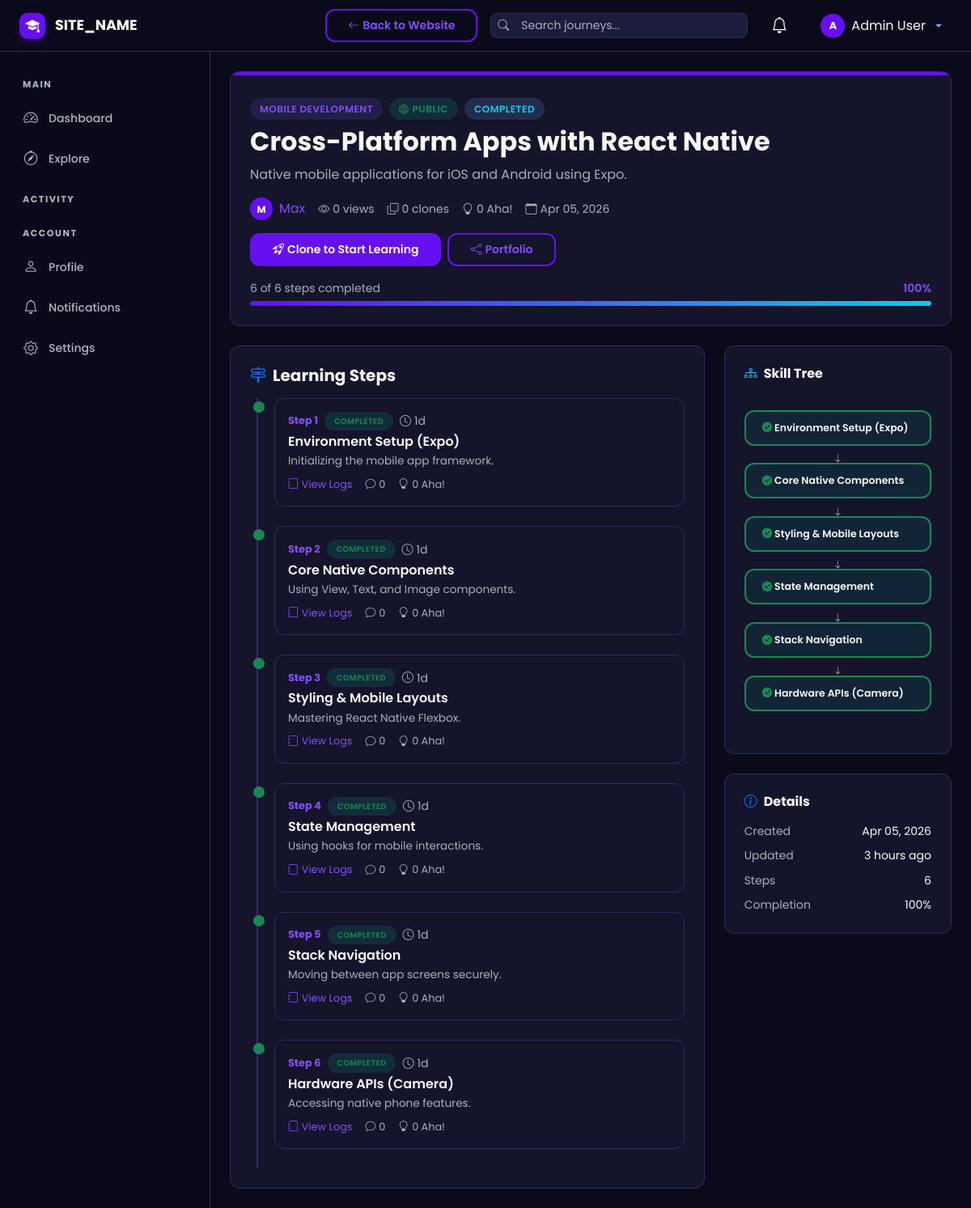
/journey/view.php?id=5 (signed in), run on an earlier commit of the app's database.
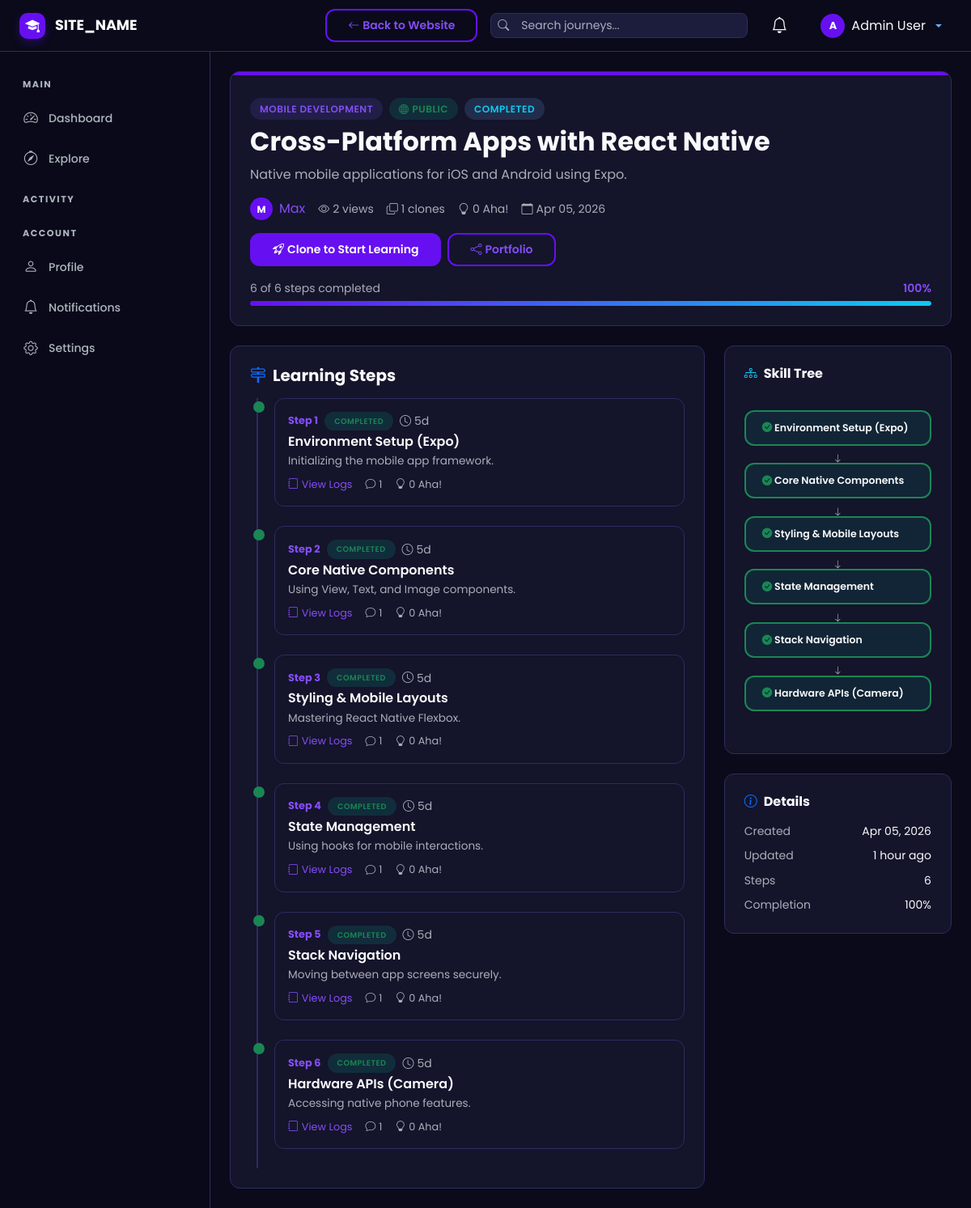
And on a later commit of the database.
### tables this page shows
CREATE TABLE `journeys` (
  `id` int UNSIGNED NOT NULL,
  `user_id` int UNSIGNED NOT NULL,
  `title` varchar(255) NOT NULL,
  `slug` varchar(255) NOT NULL,
  `description` text,
  `category_id` int UNSIGNED DEFAULT NULL,
  `visibility` enum('public','private') NOT NULL DEFAULT 'public',
  `status` enum('active','completed','archived') NOT NULL DEFAULT 'active',
  `is_featured` tinyint(1) NOT NULL DEFAULT '0',
  `total_steps` int UNSIGNED NOT NULL DEFAULT '0',
  `completed_steps` int UNSIGNED NOT NULL DEFAULT '0',
  `clone_count` int UNSIGNED NOT NULL DEFAULT '0',
  `view_count` int UNSIGNED NOT NULL DEFAULT '0',
  `created_at` datetime NOT NULL DEFAULT CURRENT_TIMESTAMP,
  `updated_at` datetime NOT NULL DEFAULT CURRENT_TIMESTAMP ON UPDATE CURRENT_TIMESTAMP
);

CREATE TABLE `steps` (
  `id` int UNSIGNED NOT NULL,
  `journey_id` int UNSIGNED NOT NULL,
  `step_number` int UNSIGNED NOT NULL,
  `title` varchar(255) NOT NULL,
  `description` text,
  `status` enum('pending','in_progress','completed') NOT NULL DEFAULT 'pending',
  `is_draft` tinyint(1) NOT NULL DEFAULT '0',
  `estimated_days` int UNSIGNED DEFAULT NULL,
  `created_at` datetime NOT NULL DEFAULT CURRENT_TIMESTAMP,
  `updated_at` datetime NOT NULL DEFAULT CURRENT_TIMESTAMP ON UPDATE CURRENT_TIMESTAMP
);

CREATE TABLE `categories` (
  `id` int UNSIGNED NOT NULL,
  `name` varchar(100) NOT NULL,
  `slug` varchar(100) NOT NULL,
  `icon` varchar(50) DEFAULT 'bi-folder',
  `created_at` datetime NOT NULL DEFAULT CURRENT_TIMESTAMP
);

CREATE TABLE `users` (
  `id` int UNSIGNED NOT NULL,
  `username` varchar(50) NOT NULL,
  `email` varchar(255) NOT NULL,
  `password_hash` varchar(255) NOT NULL,
  `full_name` varchar(100) NOT NULL,
  `avatar` varchar(255) DEFAULT 'default-avatar.png',
  `bio` text,
  `role` enum('user','admin') NOT NULL DEFAULT 'user',
  `is_active` tinyint(1) NOT NULL DEFAULT '1',
  `current_streak` int UNSIGNED NOT NULL DEFAULT '0',
  `longest_streak` int UNSIGNED NOT NULL DEFAULT '0',
  `last_activity_date` date DEFAULT NULL,
  `created_at` datetime NOT NULL DEFAULT CURRENT_TIMESTAMP,
  `updated_at` datetime NOT NULL DEFAULT CURRENT_TIMESTAMP ON UPDATE CURRENT_TIMESTAMP
);

### includes/helpers.php (called while the page is built, shortened)
<?php
function sanitize(?string $input): string {
    return htmlspecialchars(trim($input), ENT_QUOTES, 'UTF-8');
}
function formatDate(string $date, string $format = 'M d, Y'): string {
    return date($format, strtotime($date));
}
function timeAgo(string $datetime): string {
    $now  = new DateTime();
    $past = new DateTime($datetime);
    $diff = $now->diff($past);
    if ($diff->h > 0) return $diff->h . ' hour' . ($diff->h > 1 ? 's' : '') . ' ago';
    return 'just now';
}
function completionPercent(int $completed, int $total): int {
    return (int) round(($completed / $total) * 100);
}
function truncateText(string $text, int $length = 150): string {
    if (mb_strlen($text) <= $length) return $text;
    return mb_substr($text, 0, $length) . '...';
}

### journey/view.php (the view, shortened to what the changed rows need)
<?php
require_once __DIR__ . '/../includes/helpers.php';
$db = getDB();
$journeyId = (int)$_GET['id'];
$stmt = $db->prepare("SELECT j.*, u.username, u.avatar, u.full_name AS author_name, c.name AS category_name
    FROM journeys j
    JOIN users u ON j.user_id = u.id
    LEFT JOIN categories c ON j.category_id = c.id
    WHERE j.id = ?");
$stmt->execute([$journeyId]);
$journey = $stmt->fetch();
$isOwner = isLoggedIn() && getCurrentUserId() === (int)$journey['user_id'];
if (!in_array($journeyId, $_SESSION['viewed_journeys'])) {
    $db->prepare("UPDATE journeys SET view_count = view_count + 1 WHERE id = ?")->execute([$journeyId]);
}
$stepsSql = "SELECT s.*,
    (SELECT COUNT(*) FROM step_comments WHERE step_id = s.id AND is_deleted = 0) AS comment_count,
    (SELECT COUNT(*) FROM aha_votes WHERE step_id = s.id) AS aha_count
    FROM steps s WHERE s.journey_id = ? ";
$stepsSql .= " ORDER BY s.step_number ASC";
$stepsStmt = $db->prepare($stepsSql);
$stepsStmt->execute([$journeyId]);
$steps = $stepsStmt->fetchAll();
$ahaTotal = $db->prepare("SELECT COUNT(*) FROM aha_votes av JOIN steps s ON av.step_id = s.id WHERE s.journey_id = ?");
$ahaTotal->execute([$journeyId]);
$totalAha = (int)$ahaTotal->fetchColumn();
require_once __DIR__ . '/../includes/dashboard_header.php';
?>
<div class="st-card mb-4" style="position:relative;overflow:hidden;">
    <div class="d-flex flex-wrap align-items-start justify-content-between gap-3 pt-2">
        <div class="flex-grow-1">
            <div class="d-flex align-items-center gap-2 mb-2">
                <?php if ($journey['category_name']): ?>
                    <span class="st-badge st-badge-primary"><?= sanitize($journey['category_name']) ?></span>
                <?php endif; ?>
                <span class="st-badge <?= $journey['visibility'] === 'public' ? 'st-badge-success' : 'st-badge-warning' ?>">
                    <i class="bi <?= $journey['visibility'] === 'public' ? 'bi-globe' : 'bi-lock' ?>"></i> <?= ucfirst($journey['visibility']) ?>
                </span>
                <?php
                $sBadge = ['active' => 'st-badge-success', 'completed' => 'st-badge-info', 'archived' => 'st-badge-warning'];
                ?>
                <span class="st-badge <?= $sBadge[$journey['status']] ?>"><?= ucfirst($journey['status']) ?></span>
            </div>
            <h2 class="fw-bold mb-2"><?= sanitize($journey['title']) ?></h2>
            <?php if ($journey['description']): ?>
                <p class="text-muted mb-3"><?= nl2br(sanitize($journey['description'])) ?></p>
            <?php endif; ?>
            <div class="d-flex flex-wrap align-items-center gap-3">
                <div class="d-flex align-items-center gap-2">
                    <div class="st-avatar-initial" style="width:28px;height:28px;font-size:0.75rem;">
                        <?= strtoupper(substr(sanitize(ltrim(!empty($journey['full_name']) ? $journey['full_name'] : $journey['username'], '@')), 0, 1)) ?>
                    </div>
                    <a href="<?= SITE_URL ?>/user/profile.php?id=<?= $journey['user_id'] ?>" class="text-decoration-none"><?= sanitize(ltrim($journey['username'], '@')) ?></a>
                </div>
                <small class="text-muted"><i class="bi bi-eye me-1"></i><?= number_format($journey['view_count']) ?> views</small>
                <small class="text-muted"><i class="bi bi-copy me-1"></i><?= $journey['clone_count'] ?> clones</small>
                <small class="text-muted"><i class="bi bi-lightbulb me-1"></i><?= $totalAha ?> Aha!</small>
                <small class="text-muted"><i class="bi bi-calendar me-1"></i><?= formatDate($journey['created_at']) ?></small>
            </div>
        </div>
    </div>
    <div class="mt-3">
        <div class="d-flex justify-content-between mb-1">
            <small class="text-muted"><?= $journey['completed_steps'] ?> of <?= $journey['total_steps'] ?> steps completed</small>
            <small class="fw-semibold" style="color:var(--st-primary-light);"><?= completionPercent($journey['completed_steps'], $journey['total_steps']) ?>%</small>
        </div>
    </div>
</div>
<div class="row g-4">
    <div class="col-lg-8">
        <div class="st-card">
            <?php if (empty($steps)): ?>
                <div class="st-empty-state py-4">
                    <i class="bi bi-signpost d-block"></i>
                    <h6 class="text-muted">No steps added yet</h6>
                    <?php if ($isOwner): ?>
                        <p class="text-muted">Add your first step above to start your journey!</p>
                    <?php endif; ?>
                </div>
            <?php else: ?>
                <div class="st-timeline">
                    <?php foreach ($steps as $step): ?>
                    <div class="st-timeline-item <?= $step['status'] === 'completed' ? 'completed' : ($step['status'] === 'in_progress' ? 'active' : '') ?>">
                        <div class="st-card mb-0" style="padding:16px;">
                            <div class="d-flex align-items-start justify-content-between">
                                <div class="flex-grow-1">
                                    <div class="d-flex align-items-center gap-2 mb-1">
                                        <span class="fw-bold" style="color:var(--st-primary-light);font-size:0.8rem;">Step <?= $step['step_number'] ?></span>
                                        <?php
                                        $stepBadge = ['pending' => 'st-badge-warning', 'in_progress' => 'st-badge-info', 'completed' => 'st-badge-success'];
                                        ?>
                                        <span class="st-badge <?= $stepBadge[$step['status']] ?>" style="font-size:0.6rem;"><?= ucfirst(str_replace('_', ' ', $step['status'])) ?></span>
                                        <?php if ($step['estimated_days']): ?>
                                            <small class="text-muted"><i class="bi bi-clock me-1"></i><?= $step['estimated_days'] ?>d</small>
                                        <?php endif; ?>
                                    </div>
                                    <h6 class="fw-semibold mb-1"><?= sanitize($step['title']) ?></h6>
                                    <?php if ($step['description']): ?>
                                        <p class="text-muted mb-2" style="font-size:0.85rem;"><?= nl2br(sanitize($step['description'])) ?></p>
                                    <?php endif; ?>
                                    <div class="d-flex align-items-center gap-3 mt-2">
                                        <a href="<?= SITE_URL ?>/journey/step.php?id=<?= $step['id'] ?>" class="text-decoration-none" style="font-size:0.8rem;"><i class="bi bi-journal me-1"></i>View Logs</a>
                                        <span class="text-muted" style="font-size:0.8rem;"><i class="bi bi-chat me-1"></i><?= $step['comment_count'] ?></span>
                                        <span class="text-muted" style="font-size:0.8rem;"><i class="bi bi-lightbulb me-1"></i><?= $step['aha_count'] ?> Aha!</span>
                                    </div>
                                </div>
                            </div>
                        </div>
                    </div>
                    <?php endforeach; ?>
                </div>
            <?php endif; ?>
        </div>
    </div>
    <div class="col-lg-4">
        <div class="st-card mb-4">
            <?php if (!empty($steps)): ?>
                <div class="st-skill-tree">
                    <?php foreach ($steps as $i => $step): ?>
                        <div class="st-skill-node <?= $step['status'] ?> d-block mb-2 w-100" style="font-size:0.78rem;">
                            <i class="bi <?= $step['status'] === 'completed' ? 'bi-check-circle-fill text-success' : ($step['status'] === 'in_progress' ? 'bi-play-circle text-primary' : 'bi-circle text-muted') ?>"></i>
                            <span><?= sanitize(truncateText($step['title'], 25)) ?></span>
                        </div>
                        <?php if ($i < count($steps) - 1): ?>
                            <div class="text-center" style="margin: -6px 0;"><i class="bi bi-arrow-down text-muted" style="font-size:0.7rem;"></i></div>
                        <?php endif; ?>
                    <?php endforeach; ?>
                </div>
            <?php else: ?>
                <p class="text-muted mb-0" style="font-size:0.85rem;">No steps yet.</p>
            <?php endif; ?>
        </div>
        <div class="st-card mb-4">
            <div class="mb-2 d-flex justify-content-between"><small class="text-muted">Created</small><small><?= formatDate($journey['created_at']) ?></small></div>
            <div class="mb-2 d-flex justify-content-between"><small class="text-muted">Updated</small><small><?= timeAgo($journey['updated_at']) ?></small></div>
            <div class="mb-2 d-flex justify-content-between"><small class="text-muted">Steps</small><small><?= $journey['total_steps'] ?></small></div>
            <div class="d-flex justify-content-between"><small class="text-muted">Completion</small><small><?= completionPercent($journey['completed_steps'], $journey['total_steps']) ?>%</small></div>
        </div>
    </div>
</div>
<?php require_once __DIR__ . '/../includes/dashboard_footer.php'; ?>

What changed in the data, as far as the page shows it:
changed journeys "Cross-Platform Apps with React Native": view_count "0" → "2"; clone_count "0" → "1"; updated_at "3 hours ago" → (not shown)
changed steps "Environment Setup (Expo)": estimated_days "1" → "5"; comment_count "0" → "1"
changed steps "Core Native Components": estimated_days "1" → "5"; comment_count "0" → "1"
changed steps "Styling & Mobile Layouts": estimated_days "1" → "5"; comment_count "0" → "1"
changed steps "State Management": estimated_days "1" → "5"; comment_count "0" → "1"
changed steps "Stack Navigation": estimated_days "1" → "5"; comment_count "0" → "1"
changed steps "Hardware APIs (Camera)": estimated_days "1" → "5"; comment_count "0" → "1"
Also different on the page:
timeAgo($journey['updated_at']): (not shown) → "1 hour ago"
